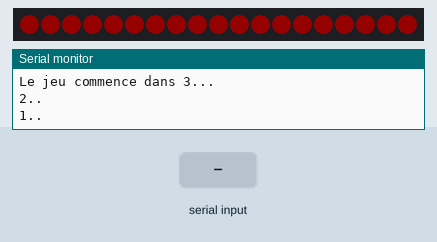
This sketch was run on a simulated ESP32. On the bench: 19 RGB LEDs in strip order, left to right, the last lines printed to the serial monitor. Inputs (shaded band) come from the test bench. Dim RGB values are drawn brighter than linear; the strip is taken to match the declared colour order; random numbers use the default seed unless the sketch sets one.

Above: at 14.6 s.
At 18.4 s:
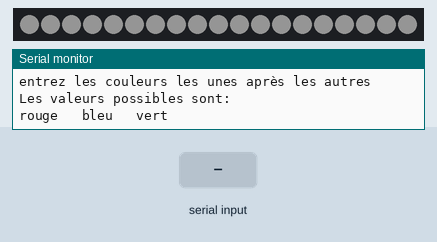
18.5 s: "1" received over Serial
Timing chart, 0 to 21.5 s (numbered marks = the images above; inputs shaded):
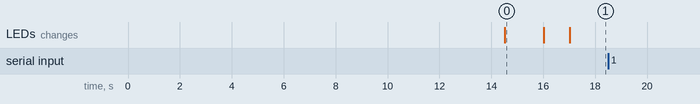

Measured:
- what the display in image 0 shows lasts 1.5 s, from 14.5 s to 16.0 s

The sketch:

Projet_Simax.ino
```cpp
#include <Adafruit_NeoPixel.h>
#include <stdlib.h>
#include <stdio.h>
#ifdef _AVR_
#include <avr/power.h>
#endif

#define PIN 22 // le PIN permettant de gérer les LEDs

#define NUM_LEDS 19 // Nombre de LEDs dans le bandeau

#define BRIGHTNESS 20 // declaration du niveau de luminosité des LEDs


Adafruit_NeoPixel strip = Adafruit_NeoPixel(NUM_LEDS, PIN, NEO_RGB + NEO_KHZ800);
String COULEURS[] = {"bleu", "rouge", "vert"}; // déclaration du bandeau de LED sous l'alias "strip"

String couleurs[100];  // tableau de couleurs en format String ("bleu", "rouge", "vert")
int couleursInt[100];  // tableau de intColor compris entre 0 et 2 inclus déterminant la couleur qui sera afficher
String input;          // variable permettant de stocker les valeurs envoyées par l'utilisateur

int turn = -1; // valeur permettant de déterminer à quelle tour on est turn + 2 = numéro du tour

//Varianle permettant de gérer les tasks
TaskHandle_t xReadHandle;
TaskHandle_t xLedHandle;

void setup() {

  //initialisation de la console et du bandeau de LED
  Serial.begin(115200);
  strip.setBrightness(BRIGHTNESS);
  strip.begin();
  colorFill(strip.Color(0, 0, 0));
  strip.show(); // Initialize all pixels to 'off'
  clearConsole();

  //Lancement du jeu avec explication des règles
  Serial.println("Bienvenue dans le jeu du Simax!");
  Serial.println("Retenez la séquence affichée par les lumières pour gagner");
  Serial.flush(); // Flushing to keep printing
  Serial.println("vous pouvez répondre lorsque la  lumière est blanche");
  Serial.flush();
  delay(10000);
  Serial.println("Le jeu commence dans 3...");
  delay(1000);
  Serial.println("2..");
  delay(1000);
  Serial.println("1..");
  delay(1000);

  //Creation des 2 tasks
  xTaskCreate(ledTask, "led", configMINIMAL_STACK_SIZE, NULL, 5, &xLedHandle);
  xTaskCreate(readTask, "read", configMINIMAL_STACK_SIZE, NULL, 2, &xReadHandle);
  colorFill(strip.Color(0, 0, 0));
}
void readTask(void *param) {
  for (;;) {

    int ecrit = 0;
    int recu = 0;
    vTaskSuspend(xReadHandle);

    //Clear le Serial buffer pour s'assurer que l'utilisateur
    //ne puisse pas rentrer de donner avant la fin de la séquence
    String trash = Serial.readString();
    clearConsole();

    //Information concernant les valeurs possibles
    Serial.println("entrez les couleurs les unes après les autres");
    Serial.flush();
    Serial.println("Les valeurs possibles sont:");
    Serial.flush();
    Serial.println("rouge   bleu   vert");
    // boucle permettant de vérifier la véracité de la réponse
    // sur l'entièreté de la séquence
    for (int index = 0; index <= turn; index++) {
      input = "";
      while (input == "") {
        if (Serial.available() > 0) {
          // read the incoming String:
          input = Serial.readString();

          // say what you got:
          Serial.print("Tu as joué: ");
          Serial.println(input + ".");


          if (input == couleurs[index]) {
            Serial.println("bonne réponse");
            if (index == turn) {
              //cas où la réponse et la bonne et la couleur la dernière de la séquence

              Serial.println("Bravo!! On passe au tour suivant !");
              delay(2000);
              clearConsole();
              vTaskResume(xLedHandle);
            }

          }
          else {
            Serial.print("mauvaise réponse, appuyez sur RST pour recommencer! ");
            delay(2000);
            Serial.end();
          }
        }
      }
    }
  }
}
void ledTask(void *param) {
  for (;;) {
    colorFill(strip.Color(0, 0, 0));

    //Choix d'un entier aléatoire déterminant la prochaine couleur
    int entier;
    entier = myRand(3);
    couleurs[turn + 1] = COULEURS[entier];
    couleursInt[turn + 1] = entier;


    //Affichage de la séquence de couleurs
    for (int j = 0; j <= turn + 1; j++) {
      colorFill(strip.Color(0, 0, 0));
      delay(1500);
      displayColor(couleursInt[j]);

    }
    colorFill(strip.Color(0, 0, 0));
    delay(1000);
    // éclairage du bandeau en blanc
    colorFill(strip.Color(255, 255, 255));

    //relancement de la task gérant l'interface avec l'utilisateur
    vTaskResume(xReadHandle);

    // incrémentation de la variable gérant les tours
    turn += 1;

    //suspension de cette task
    vTaskSuspend(xLedHandle);
  }
}
void loop() {
  //Boucle infini qui par défaut exécute les tasks sous FREERTOS
}


//renvoie un entier aléatoire compris entre 0 inclu et maximum exclu
int myRand(int maximum) {
  static int first = 0;
  if (first == 0) {
    randomSeed(millis());
    first = 1;
  }
  return random(maximum);
}

//Nettoyage de la console
void clearConsole(){
  Serial.println("\n\n\n\n\n\n\n\n\n\n\n\n\n\n\n\n\n\n\n\n\n");
}

//Affichage de tableau de LEDs de la couleur correspondant à l'entier colorInt
void displayColor(int colorInt) {
  switch (colorInt) {
    case 0:
      colorFill(strip.Color(0, 0, 255)); // Bleu
      delay(1500);
      break;

    case 1:
      colorFill(strip.Color(255, 0, 0)); // Rouge
      delay(1500);
      break;

    case 2:

      colorFill(strip.Color(0, 255, 0));//Vert
      delay(1500);
      break;

    default:
      Serial.println("err");

  }

}


// Coloration de toutes les LEDs de la couleur "color" récupérable via la fonction strip.Color(int rouge, int vert, int bleu)
void colorFill(uint32_t color) {
  for (uint16_t i = 0 ; i < strip.numPixels(); i++) {

    strip.setPixelColor(i, color);
  }
  strip.show();
}
```
